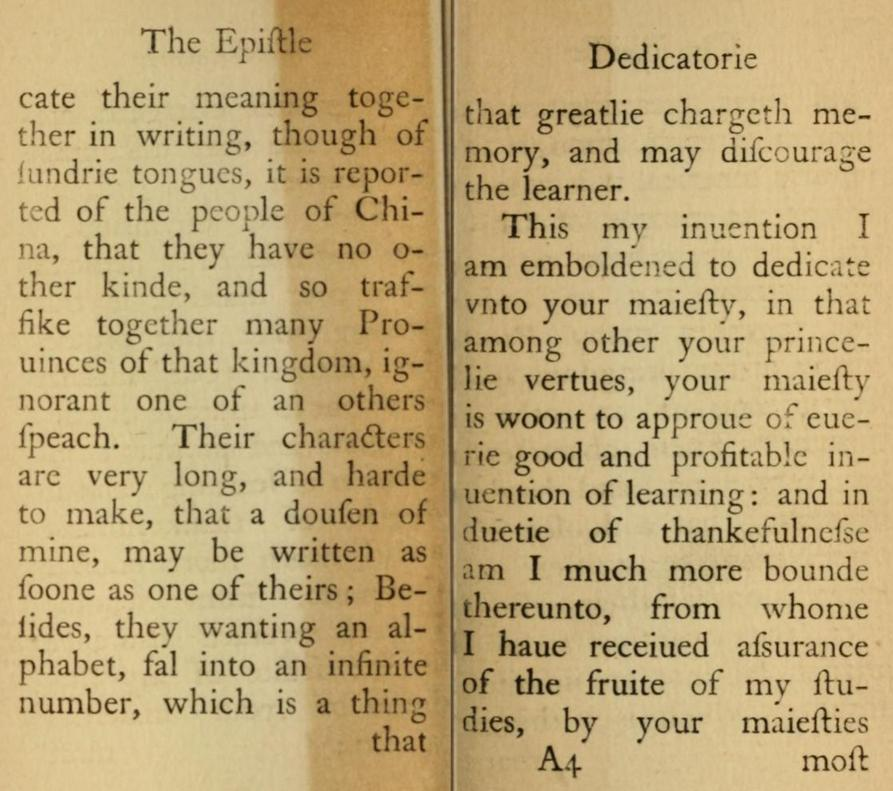
#> input picture old_page.jpg, 893 x 791 px
$ python old_page_adaptive_thres.py
#> lines starting #> are read from the running program, lines starting #| are printed output that depends on the picture; after the words box and inside, x2 and y2 are one past the last pixel; in counts of white or black regions, pixels touching at a corner belong together
import cv2
img=cv2.imread("old_page.jpg")
#> img is the input picture: shape (791, 893, 3); mean B, G, R 119.8, 167.3, 190
gray = cv2.cvtColor(img, cv2.COLOR_BGR2GRAY)
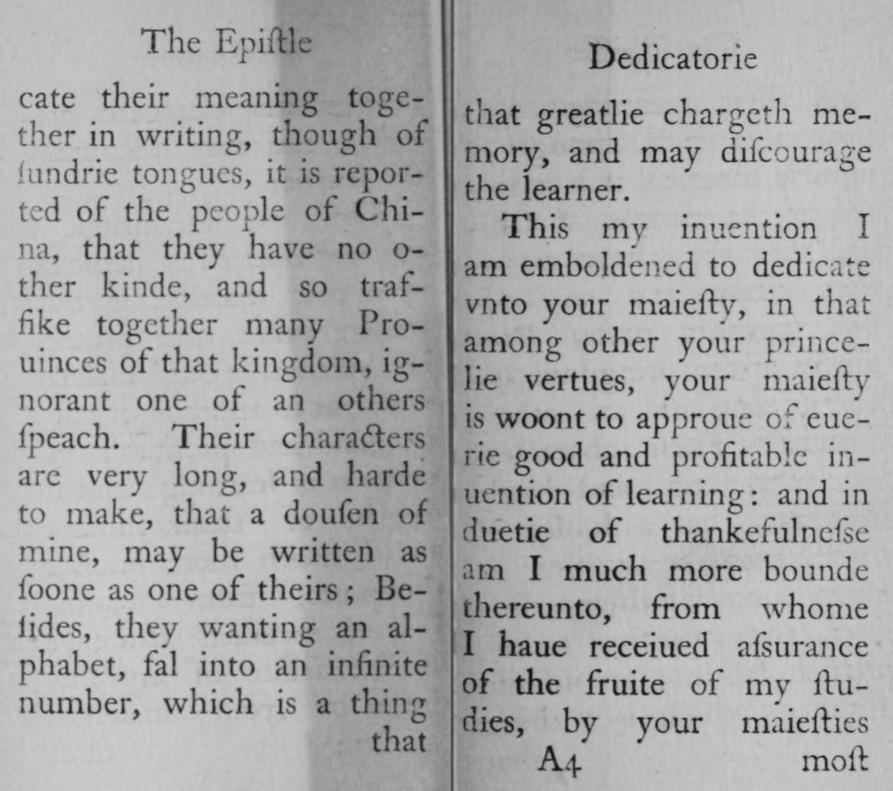
#> gray: shape (791, 893); min 12, max 215, mean 168.7
grayshow=cv2.imshow("GrayImage", gray)
cv2.waitKey(0)
gaussian_blur=cv2.GaussianBlur(gray,(5,5),10)
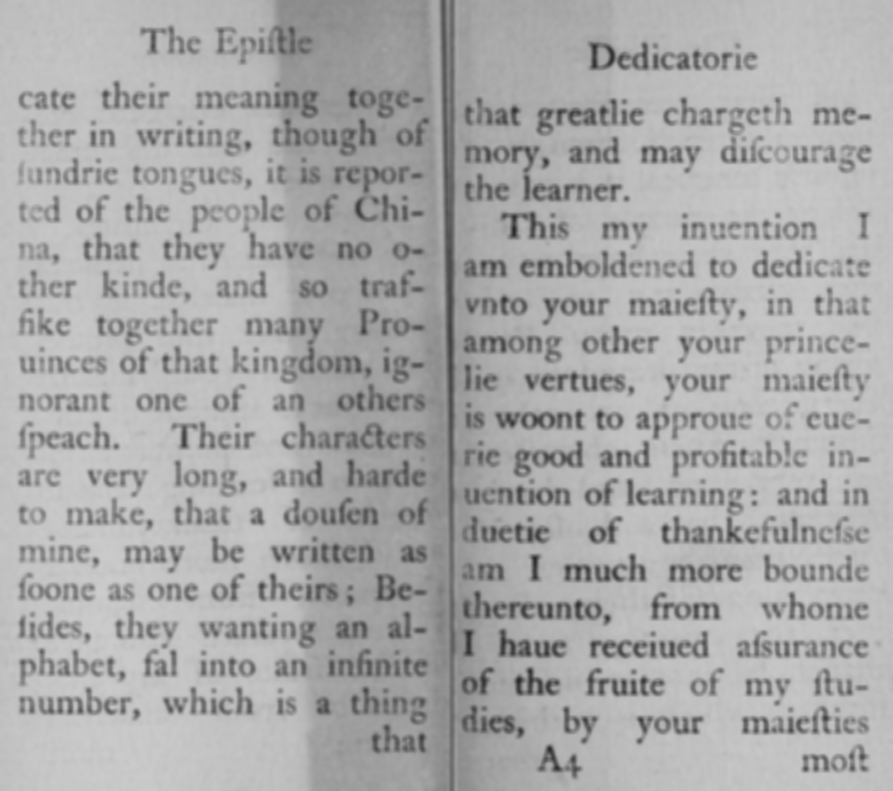
#> gaussian_blur: shape (791, 893); min 39, max 204, mean 168.7
cv2.imshow("GAUSSIAN BLUR",gaussian_blur)
cv2.waitKey(0)
adaptive_thres=cv2.adaptiveThreshold(gaussian_blur, 255, cv2.ADAPTIVE_THRESH_MEAN_C, cv2.THRESH_BINARY_INV, 7, 5)
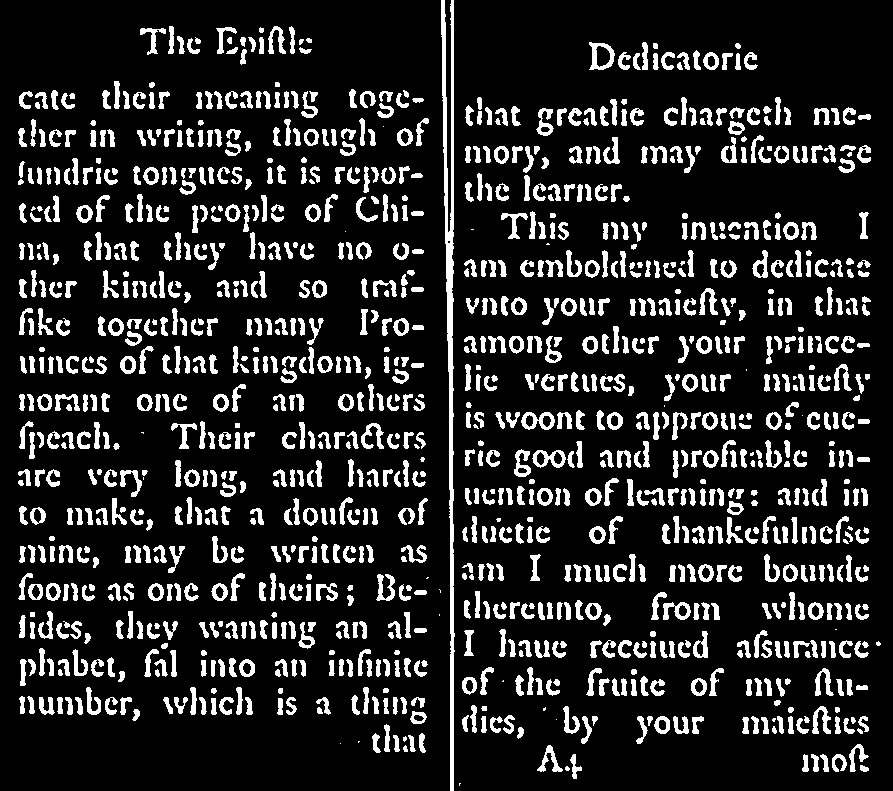
#> adaptive_thres: shape (791, 893); 15.1% white; 1192 white regions (40 under 20 px), largest, box (x1, y1, x2, y2) and area: (441, 0, 455, 791) 4172, (589, 42, 615, 70) 337, (521, 412, 555, 430) 321
cv2.imshow("ADAPTIVE THRESHOLD",adaptive_thres)
cv2.waitKey(0)
cv2.imwrite("adaptive.jpg",adaptive_thres)
